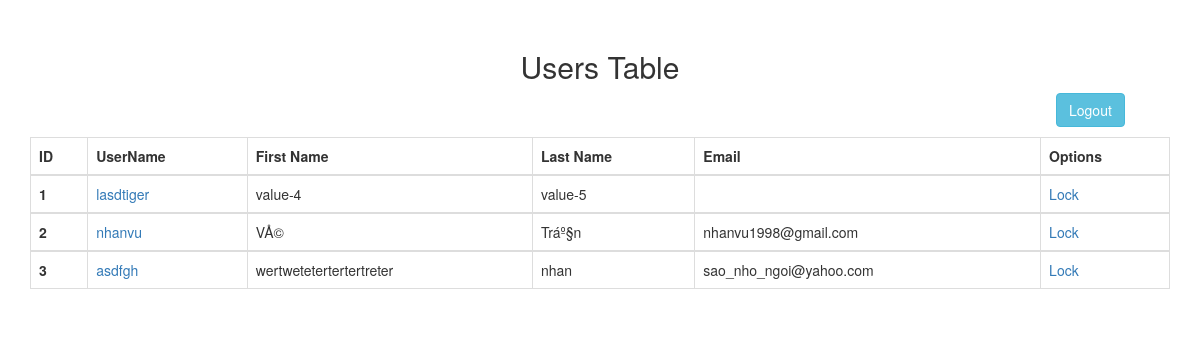
The page /adminTable.php (signed in) on the database as committed earlier.
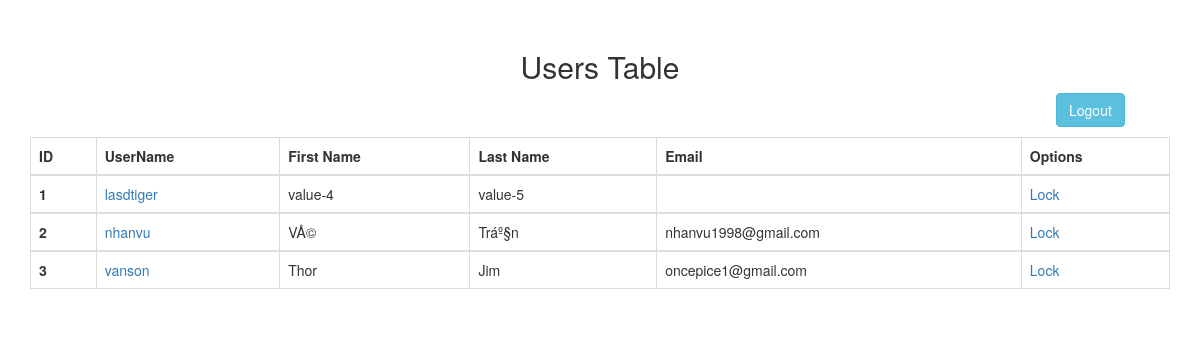
The same page on the database as committed later.
### tables this page shows
CREATE TABLE `users` (
  `id` int(11) NOT NULL,
  `userName` varchar(255) NOT NULL,
  `password` varchar(255) NOT NULL,
  `firstName` varchar(255) NOT NULL,
  `lastName` varchar(255) NOT NULL,
  `email` varchar(255) NOT NULL,
  `loc` tinyint(1) NOT NULL
);

### adminTable.php (the view, shortened to what this page needs)
<?php
    $database = new Database();
    $conn = $database->getConnection();
?>
<!DOCTYPE html>
<html>
    <head>
        <link rel="stylesheet" href="https://maxcdn.bootstrapcdn.com/bootstrap/3.4.0/css/bootstrap.min.css">
    </head>
    <body>
        <div class="container" style ="margin-top: 30px;">
            <h2 style="text-align:center;"> Users Table</h2>
            <a style = "margin-bottom: 10px; margin-left: 90%;" href="logout.php" class="btn btn-info " role="button">Logout</a>
            <table class="table table-bordered">
            <thead class="thead-light">
                <tr>
                <th scope="col">ID</th>
                <th scope="col">UserName</th>
                <th scope="col">First Name</th>
                <th scope="col">Last Name</th>
                <th scope="col">Email</th>
                <th scope="col">Options</th>
                </tr>
            </thead>
            <?php
                if (isset($_SESSION["id"])){
                    $query = "SELECT * FROM `users` WHERE 1";
                    $stmt = $conn->prepare($query);
                    $stmt->execute();
                    while ( $row = $stmt->fetch(PDO::FETCH_ASSOC))
                    {
                        echo '<tbody>';
                        echo '<tr>';
                        echo '<th>'.$row['id'].'</th>';
                        echo "<td><a href=\"softwareUser.php?id=$row[id]\">".$row['userName']."</td>";
                        echo '<td>'.$row['firstName'].'</td>';
                        echo '<td>'.$row['lastName'].'</td>';
                        echo '<td>'.$row['email'].'</td>';
                        if ($row['loc']){
                            echo "<td><a href=\"unlockUser.php?id=$row[id]\">Unlock</a>";
                        }
                        else {
                            echo "<td><a href=\"lockuser.php?id=$row[id]\">Lock</a>";
                        }
                        echo '</tr>';
                        echo '</tbody>';
                    }
                }
            ?>
            </table>
        </div>
    </body>
</html>

Rows that differ between the two databases and show on the page:
changed users id 3: userName "asdfgh" → "vanson"; firstName "wertwetetertertertreter" → "Thor"; lastName "nhan" → "Jim"; email "sao_nho_ngoi@yahoo.com" → "oncepice1@gmail.com"
